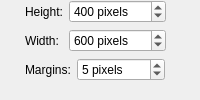
               <widget class="QWidget" name="imageSizeWidget" native="true">
                <property name="enabled">
                 <bool>true</bool>
                </property>
                <layout class="QVBoxLayout" name="verticalLayout_14">
                 <property name="leftMargin">
                  <number>0</number>
                 </property>
                 <property name="topMargin">
                  <number>0</number>
                 </property>
                 <property name="rightMargin">
                  <number>0</number>
                 </property>
                 <property name="bottomMargin">
                  <number>0</number>
                 </property>
                 <item>
                  <layout class="QHBoxLayout" name="horizontalLayout_8">
                   <item>
                    <widget class="QWidget" name="sdfsdag_2" native="true">
                     <property name="enabled">
                      <bool>true</bool>
                     </property>
                     <layout class="QFormLayout" name="formLayout_7">
                      <property name="leftMargin">
                       <number>25</number>
                      </property>
                      <property name="topMargin">
                       <number>0</number>
                      </property>
                      <property name="rightMargin">
                       <number>0</number>
                      </property>
                      <property name="bottomMargin">
                       <number>0</number>
                      </property>
                      <item row="0" column="1">
                       <widget class="QSpinBox" name="imageHeight">
                        <property name="suffix">
                         <string> pixels</string>
                        </property>
                        <property name="minimum">
                         <number>200</number>
                        </property>
                        <property name="maximum">
                         <number>10000</number>
                        </property>
                        <property name="singleStep">
                         <number>10</number>
                        </property>
                        <property name="value">
                         <number>400</number>
                        </property>
                       </widget>
                      </item>
                      <item row="1" column="1">
                       <widget class="QSpinBox" name="imageWidth">
                        <property name="suffix">
                         <string> pixels</string>
                        </property>
                        <property name="minimum">
                         <number>200</number>
                        </property>
                        <property name="maximum">
                         <number>10000</number>
                        </property>
                        <property name="singleStep">
                         <number>20</number>
                        </property>
                        <property name="value">
                         <number>600</number>
                        </property>
                       </widget>
                      </item>
                      <item row="0" column="0">
                       <widget class="QLabel" name="label_2">
                        <property name="text">
                         <string>Height:</string>
                        </property>
                       </widget>
                      </item>
                      <item row="1" column="0">
                       <widget class="QLabel" name="label_7">
                        <property name="text">
                         <string>Width:</string>
                        </property>
                       </widget>
                      </item>
                     </layout>
                    </widget>
                   </item>
                   <item>
                    <widget class="QPushButton" name="imageSizeSwap">
                     <property name="sizePolicy">
                      <sizepolicy hsizetype="Preferred" vsizetype="Preferred">
                       <horstretch>0</horstretch>
                       <verstretch>0</verstretch>
                      </sizepolicy>
                     </property>
                     <property name="maximumSize">
                      <size>
                       <width>28</width>
                       <height>28</height>
                      </size>
                     </property>
                     <property name="text">
                      <string/>
                     </property>
                     <property name="icon">
                      <iconset resource="../ressources.qrc">
                       <normaloff>:/icons/go&amp;return.png</normaloff>:/icons/go&amp;return.png</iconset>
                     </property>
                     <property name="iconSize">
                      <size>
                       <width>24</width>
                       <height>24</height>
                      </size>
                     </property>
                     <property name="flat">
                      <bool>true</bool>
                     </property>
                    </widget>
                   </item>
                  </layout>
                 </item>
                 <item>
                  <layout class="QFormLayout" name="formLayout_18">
                   <property name="leftMargin">
                    <number>25</number>
                   </property>
                   <property name="rightMargin">
                    <number>35</number>
                   </property>
                   <item row="0" column="0">
                    <widget class="QLabel" name="label_14">
                     <property name="text">
                      <string>Margins:</string>
                     </property>
                    </widget>
                   </item>
                   <item row="0" column="1">
                    <widget class="QSpinBox" name="imageMargin">
                     <property name="suffix">
                      <string> pixels</string>
                     </property>
                     <property name="maximum">
                      <number>100</number>
                     </property>
                     <property name="value">
                      <number>5</number>
                     </property>
                    </widget>
                   </item>
                  </layout>
                 </item>
                </layout>
               </widget>
